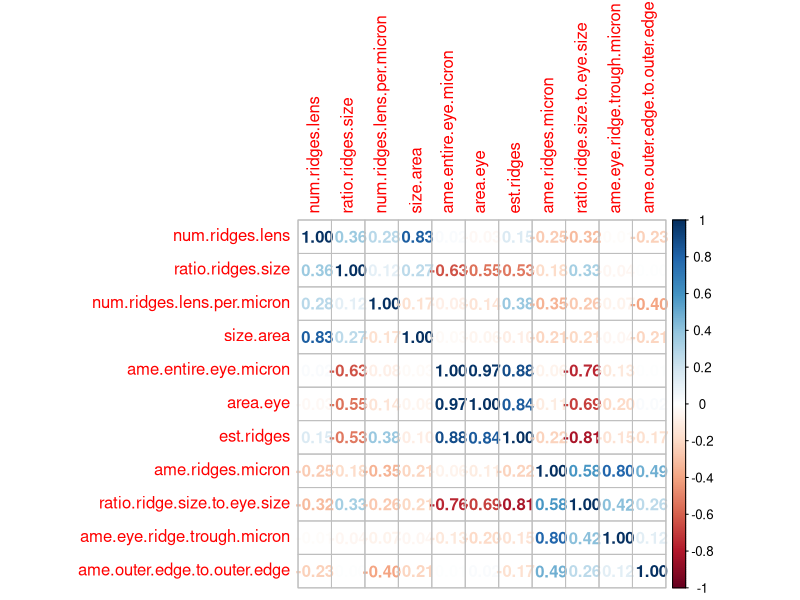

This chart was generated by the following R code:
# Author: Misha Leong
# Date: March 2019
# Project: Sample code for Sarah to run on her spider eyes


# *************************************************************
# FIRST THINGS FIRST
# *************************************************************

# load libraries
library(tidyverse)
library(corrplot)
library(vegan)
library(ggrepel)
library(ggpubr)
library(stringr)

# load file
sarah <- read_csv("raw.csv") %>% drop_na()


# *************************************************************
# CORRELATIONS BETWEEN VARIABLES?
# *************************************************************
M <- cor(sarah)
corrplot(M, method = "number")
ggsave("figures_n_tables/corrplot.png", width = 15, height = 15, units = "cm")
